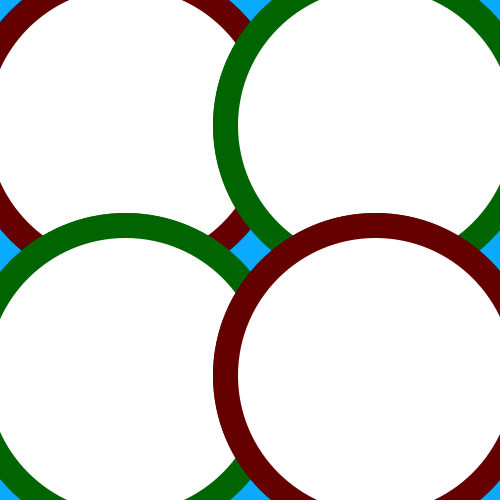
Frame 1 (no input)
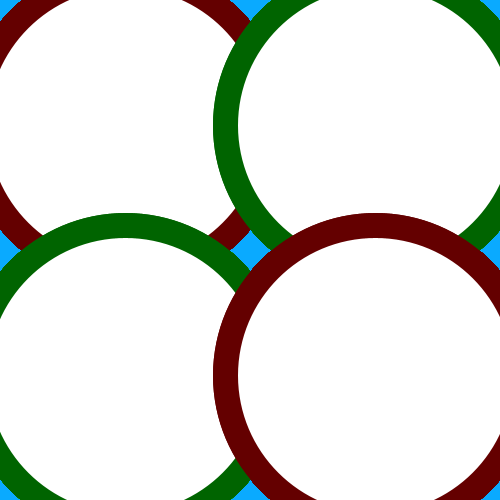
Frame 60 (the mouse pressed at the canvas centre just before this capture)
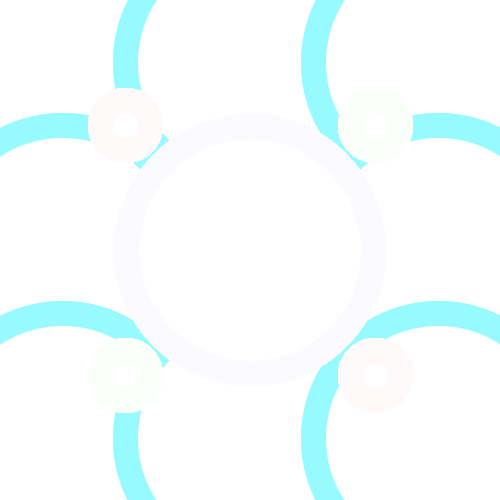
Frame 120 (the mouse held since frame 60 and released just before this capture)

The Processing sketch that drew these frames (run headless with seeded random() and noise(); from frame 60 on, the mouse is pressed at the canvas centre):

// Processing sketch: processing_51409
// ── processing_51409.pde

void setup(){
  size(500,500);
  background(10,170,255);
}

void draw(){smooth();ellipseMode(CENTER);strokeWeight(25);

//topleft
stroke(pmouseX+100,pmouseY,pmouseX);
ellipse(125,125,abs(mouseX-300),abs(mouseY-300));
ellipse(125,125,abs(mouseY-300),abs(mouseX-300));
//topright
stroke(pmouseX,pmouseY+100,pmouseX);
ellipse(375,125,abs(mouseX-300),abs(mouseY-300));
ellipse(375,125,abs(mouseY-300),abs(mouseX-300));
//bottomleft
stroke(pmouseX,pmouseY+100,pmouseX);
ellipse(125,375,abs(mouseX-300),abs(mouseY-300));
ellipse(125,375,abs(mouseY-300),abs(mouseX-300));
//bottomright
stroke(pmouseX+100,pmouseY,pmouseX);
ellipse(375,375,abs(mouseX-300),abs(mouseY-300));
ellipse(375,375,abs(mouseY-300),abs(mouseX-300));
//center
stroke(pmouseX,pmouseY,pmouseX+100);
ellipse(250,250,abs(mouseX-pmouseX/75),abs(mouseY-pmouseY/75));
ellipse(250,250,abs(mouseY-pmouseY/75),abs(mouseX-pmouseX/75));
//8Corners
//1
stroke(mouseX-100,mouseY,mouseX*mouseY);
ellipse(62,62,abs(mouseY-pmouseY),abs(mouseX-pmouseX));
ellipse(62,62,abs(mouseX-pmouseX),abs(mouseY-pmouseY));
//1
stroke(mouseX-100,mouseY,mouseX*mouseY);
ellipse(250,62,abs(mouseY-pmouseY),abs(mouseX-pmouseX));
ellipse(250,62,abs(mouseX-pmouseX),abs(mouseY-pmouseY));
//3
stroke(mouseX-100,mouseY,mouseX*mouseY);
ellipse(438,62,abs(mouseY-pmouseY),abs(mouseX-pmouseX));
ellipse(438,62,abs(mouseX-pmouseX),abs(mouseY-pmouseY));
//4
stroke(mouseX-100,mouseY,mouseX*mouseY);
ellipse(62,250,abs(mouseY-pmouseY),abs(mouseX-pmouseX));
ellipse(62,250,abs(mouseX-pmouseX),abs(mouseY-pmouseY));
//5
stroke(mouseX-100,mouseY,mouseX*mouseY);
ellipse(62,438,abs(mouseY-pmouseY),abs(mouseX-pmouseX));
ellipse(62,438,abs(mouseX-pmouseX),abs(mouseY-pmouseY));
//6
stroke(mouseX-100,mouseY,mouseX*mouseY);
ellipse(250,438,abs(mouseY-pmouseY),abs(mouseX-pmouseX));
ellipse(250,438,abs(mouseX-pmouseX),abs(mouseY-pmouseY));
//7
stroke(mouseX-100,mouseY,mouseX*mouseY);
ellipse(438,250,abs(mouseY-pmouseY),abs(mouseX-pmouseX));
ellipse(438,250,abs(mouseX-pmouseX),abs(mouseY-pmouseY));
//8
stroke(mouseX-100,mouseY,mouseX*mouseY);
ellipse(438,438,abs(mouseY-pmouseY),abs(mouseX-pmouseX));
ellipse(438,438,abs(mouseX-pmouseX),abs(mouseY-pmouseY));
}

void mousePressed(){
  background(10,170,255);  
}

void keyPressed(){
  background(255,170,10);
}
